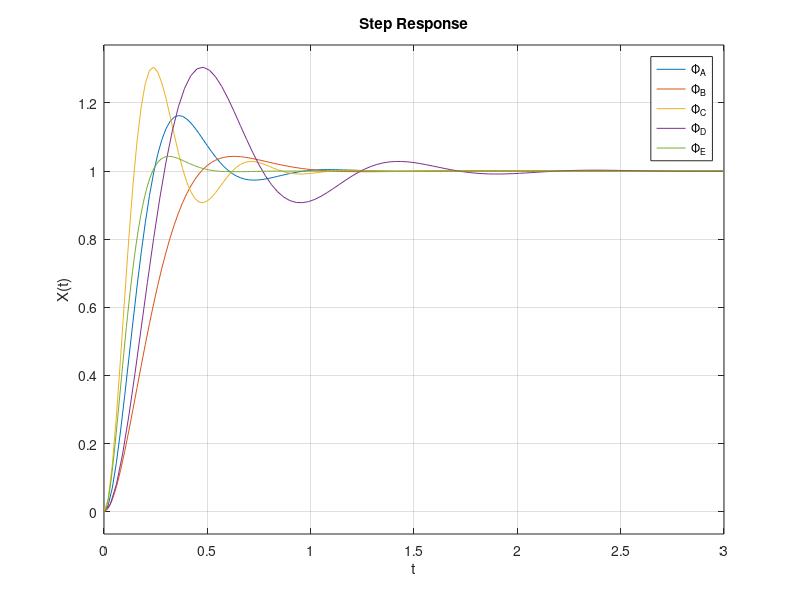

Reproduce this figure in MATLAB.
% This file is part of PrinciplesOfAutomaticControlC-project.
% Copyright (C) 2026 周诣成（Yicheng Zhou）XINICOM@outlook.com
% 
% This program is free software: you can redistribute it and/or modify
% it under the terms of the GNU General Public License as published by
% the Free Software Foundation, either version 3 of the License, or
% (at your option) any later version.
% 
% This program is distributed in the hope that it will be useful,
% but WITHOUT ANY WARRANTY; without even the implied warranty of
% MERCHANTABILITY or FITNESS FOR A PARTICULAR PURPOSE. See the
% GNU General Public License for more details.
% 
% You should have received a copy of the GNU General Public License
% along with this program. If not, see <https://www.gnu.org/licenses/

clear; clc;

K_p = 1;

G_a = tf(K_p * 10, [0.1 , 1, 0]);
G_b = tf(K_p * 5 , [0.1 , 1, 0]);
G_c = tf(K_p * 20, [0.1 , 1, 0]);
G_d = tf(K_p * 10, [0.2 , 1, 0]);
G_e = tf(K_p * 10, [0.05, 1, 0]);

Phi_a = feedback(G_a, 1);
Phi_b = feedback(G_b, 1);
Phi_c = feedback(G_c, 1);
Phi_d = feedback(G_d, 1);
Phi_e = feedback(G_e, 1);

figure();
step(Phi_a, Phi_b, Phi_c, Phi_d, Phi_e);
xlabel("t");
ylabel("X(t)");
legend('\Phi_A', '\Phi_B', '\Phi_C', '\Phi_D', '\Phi_E');
